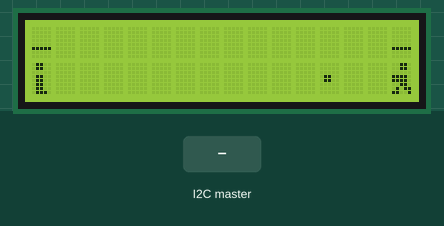
Recording of a sketch running on a simulated Arduino Uno, built with avr-gcc and run on an emulated ATmega328P. On the bench: 16×2 character LCD. The test bench sets the inputs (shaded band). Random numbers use the default seed unless the sketch sets one.

Above: at 6.2 s.
6.3 s: the I2C master sends "b"
At 6.66 s:
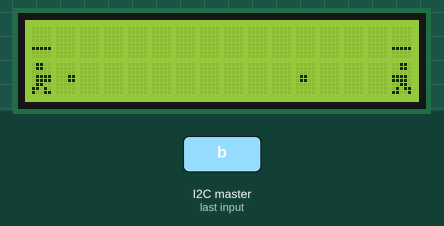
12.3 s: the I2C master sends "b"
At 12.58 s:
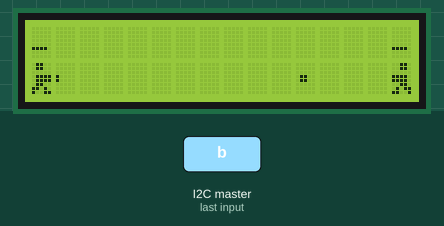
17.3 s: the I2C master sends "j"
At 17.48 s:
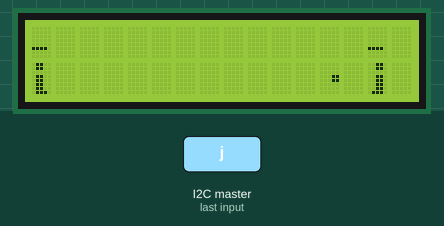
19.5 s: the I2C master sends "j"
At 19.82 s:
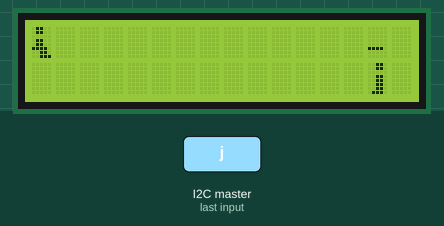
21.8 s: the I2C master sends "l"
At 22.16 s:
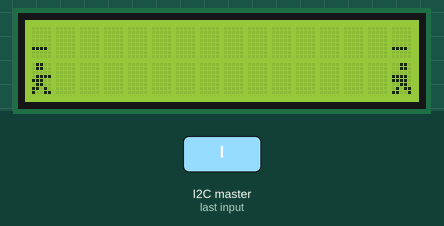
24.8 s: the I2C master sends "b"
At 25.33 s:
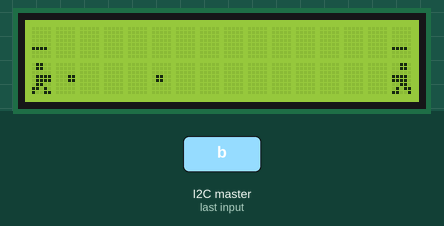

The sketch:

screen.ino
```cpp
#include <LiquidCrystal.h>
#include <Wire.h>
#include <assert.h>

template<class T, size_t maxSize>
class Container {
  T arr[maxSize];
  int sz;
public:
  Container() {
    sz = 0;
  }
  int add(const T& elem) {
    if (sz >= maxSize) {
      assert(false);
    } else {
      arr[sz++] = elem;
    }
  }
  T& operator[](int i) {
    return arr[i];
  }
  T& back() {
    return arr[sz - 1];
  }
  int size() {
    return sz;
  }
};

class Canvas {
  byte rows[8];
public:
  Canvas() {
    memset(rows, 0, sizeof(byte) * 8);
  }
  Canvas(byte _rows[8]) {
    memcpy(rows, _rows, 8);
  }
  Canvas(const Canvas &other) {
    memcpy(rows, other.rows, 8);
  }
  bool empty() {
    for (int i = 0; i < 8; i++) {
      if (rows[i]) {
        return false;
      }
    }
    return true;
  }
  void print() {
    for (int i = 0; i < 8; i++) {
      for (int j = 4; j >= 0; j--) Serial.print(rows[i] >> j & 1);
      Serial.println();
    }
  }
  void createChar(LiquidCrystal &lcd, int idx) {
    lcd.createChar(idx, rows);
  }
  bool operator==(const Canvas &other) const {
    for (int i = 0; i < 8; i++) {
      if (this->rows[i] != other.rows[i]) {
        return false;
      }
    }
    return true;
  }
  bool operator!=(const Canvas &other) const {
    return !(*this == other);
  }
  Canvas merge(const Canvas &other) {
    for (int i = 0; i < 8; i++) {
      this->rows[i] |= other.rows[i];
    }
    return *this;
  }
  Canvas reverseRows() {
    Canvas res;
    for (int i = 0; i < 8; i++) {
      for (int j = 0; j < 5; j++) {
        res.rows[i] |= (this->rows[i] >> j & 1) << (4 - j);
      }
    }
    return res;
  }
};

class Entity {
protected:
  int r, c;
  int statePtr;
  Container<Canvas, 10> states;
  bool hide;
  char label;
public:
  Entity(int _row, int _col, int _statePtr) {
    r = _row;
    c = _col;
    statePtr = _statePtr;
    hide = false;
    label = 0;
  }
  char getLabel() {
    return label;
  }
  void setState(int _statePtr) {
    statePtr = _statePtr;
  }
  Canvas getState() {
    return states[statePtr];
  }
  int row() const { return r; }
  int col() const { return c; }
  bool hidden() const {return hide; }
  bool samePosition(const Entity &other) {
    return r == other.r && c == other.c;
  }
};

class Frame {
  Container<Entity*, 10> entities;
  Container<Canvas, 8> customChars;
  Canvas screen[2][16];
public:
  void addEntity(Entity *entity) {
    entities.add(entity);
  }
  void draw(LiquidCrystal &lcd) {
    Canvas newScreen[2][16];
    Container<Canvas, 8> requiredChars;
    for (int i = 0; i < entities.size(); i++) {
      if (!entities[i]->hidden()) {
        requiredChars.add(newScreen[entities[i]->row()][entities[i]->col()].merge(entities[i]->getState()));
      }
    }

    int used = 0, remain = 0;
    for (int i = 0; i < requiredChars.size(); i++) {
      bool has = false;
      for (int j = 0; j < customChars.size(); j++) {
        if (customChars[j] == requiredChars[i]) {
          used |= (1 << j);
          has = true;
          break;
        }
      }
      if (has) remain |= (1 << i);
    }

    for (int i = 0, j = 0; i < requiredChars.size(); i++) {
      if (!(remain >> i & 1)) {
        while (j < customChars.size() && (used >> j & 1)) {
          j++;
        }
        if (j >= customChars.size()) {
          customChars.add(requiredChars[i]);
        } else {
          customChars[j++] = requiredChars[i];
        }
      }
    }

    for (int i = 0; i < customChars.size(); i++) {
      if (!(used >> i & 1)) customChars[i].createChar(lcd, i);
    }

    for (int i = 0; i < 2; i++) {
      for (int j = 0; j < 16; j++) {
        if (newScreen[i][j].empty()) {
          lcd.setCursor(j, i);
          lcd.print(" ");
        } else if (newScreen[i][j] != screen[i][j]) {
          lcd.setCursor(j, i);
          int id = -1;
          for (int k = 0; k < customChars.size(); k++) {
            if (customChars[k] == newScreen[i][j]) {
              id = k;
              break;
            }
          }

          lcd.write(byte(id));
        }
      }
    }

    for (int i = 0; i < entities.size(); i++) {
      if (!entities[i]->hidden() && entities[i]->getLabel() > 0) {
        lcd.setCursor(entities[i]->col(), entities[i]->row() == 0? 1 : 0);
        lcd.print(entities[i]->getLabel());
      }
    }
    delay(200);
  }
};

constexpr byte blastTravel[7][8] = {
  {
    B00000,
    B00000,
    B00000,
    B10000,
    B10000,
    B00000,
    B00000,
    B00000
  },
  {
    B00000,
    B00000,
    B00000,
    B11000,
    B11000,
    B00000,
    B00000,
    B00000
  },
  {
    B00000,
    B00000,
    B00000,
    B01100,
    B01100,
    B00000,
    B00000,
    B00000
  },
  {
    B00000,
    B00000,
    B00000,
    B00110,
    B00110,
    B00000,
    B00000,
    B00000
  },
  {
    B00000,
    B00000,
    B00000,
    B00011,
    B00011,
    B00000,
    B00000,
    B00000
  },
  {
    B00000,
    B00000,
    B00000,
    B00001,
    B00001,
    B00000,
    B00000,
    B00000
  }
};
class Projectile:  public Entity {
  int counter;
  Entity *entity;
  bool stop;
  int dir;
public:
  Projectile(Entity *_entity, int _dir): entity(_entity), Entity(_entity->row(), _entity->col() + _dir, 0)  {
    for (int i = 0; i < 6; i++) {
      states.add(Canvas(blastTravel[i]));
    }
    setState(_dir == 1? 0 : 5);
    hide = true;
    stop = true;
    dir = _dir;
  }
  void update() {
    if (hide) return;
    if (counter < 0 || counter >= 6) {
      counter = dir == 1? 0 : 6;
      c += dir;
      if (c < 0 || c > 15) {
        if (stop) hide = true;
        else c = entity->col() + dir;
      }
    }
    setState(counter);
    counter += dir == 1? 4 : -4;
  }
  void setStop() {
    stop = true;
  }
  void unsetStop() {
    stop = false;
    if (hide) {
      hide = false;
      r = entity->row();
      c = entity->col() + dir;
      counter = 0;
    }
  }
  void reset() {
    setState(dir == 1? 0 : 5);
    hide = true;
    r = entity->row();
    c = entity->col() + dir;
  }
};

constexpr byte runningBytes[8] = {
  B01100,
  B01100,
  B00000,
  B01111,
  B11100,
  B01100,
  B11010,
  B10011
};

constexpr byte standingBytes[8] = {
  B01100,
  B01100,
  B00000,
  B01100,
  B01100,
  B01100,
  B01100,
  B01110
};

constexpr byte jumping1Bytes[8] = {
  B01100,
  B01100,
  B00000,
  B01100,
  B01100,
  B01110,
  B00110,
  B00111
};

constexpr byte jumping2Bytes[8] = {
  B01100,
  B01100,
  B00000,
  B01100,
  B01111,
  B01111,
  B00011,
  B00000
};

constexpr byte shootingBytes[8] = {
  B01100,
  B01100,
  B00000,
  B01111,
  B01111,
  B01100,
  B11010,
  B10011
};

constexpr byte healthBarBytes[6][8] = {
  {
    B00000,
    B00000,
    B00000,
    B00000,
    B00000,
    B00000,
    B00000,
    B00000
  },
  {
    B00000,
    B00000,
    B00000,
    B00000,
    B00000,
    B10000,
    B00000,
    B00000
  },
  {
    B00000,
    B00000,
    B00000,
    B00000,
    B00000,
    B11000,
    B00000,
    B00000
  },
  {
    B00000,
    B00000,
    B00000,
    B00000,
    B00000,
    B11100,
    B00000,
    B00000
  },
  {
    B00000,
    B00000,
    B00000,
    B00000,
    B00000,
    B11110,
    B00000,
    B00000
  },
  {
    B00000,
    B00000,
    B00000,
    B00000,
    B00000,
    B11111,
    B00000,
    B00000
  },
};

class HealthBar: public Entity {
  int maxPoints;
  int points;
  Entity *entity;
public:
  HealthBar(Entity *_entity, int maxHealth): Entity(0, _entity->col(), 5), points(maxHealth) {
    entity = _entity;
    maxPoints = maxHealth;
    points = maxHealth;
    for (int i = 0; i < 6; i++) {
      states.add(Canvas(healthBarBytes[i]));
    }
  }
  void reset() {
    points = maxPoints;
    r = 0;
    c = entity->col();
    setState(5);
  }
  int value() {
    return points;
  }
  void decrement() {
    if (points > 0) {
      points--;
    }
  }
  void update() {
    r = 0;
    c = entity->col();
    setState(points * 5 / maxPoints);
  }
};

class Human: public Entity {
  int runningCounter;
  int jumpingCounter;
  Projectile blast;
  HealthBar health;
  int initR, initC;
public:
  Human(int _initR, int _initC): initR(_initR), initC(_initC), Entity(_initR, _initC, 0), blast(this, 1), health(this, 10) {
    states.add(Canvas(standingBytes));
    states.add(Canvas(runningBytes));
    states.add(Canvas(jumping1Bytes));
    states.add(Canvas(jumping2Bytes));
    states.add(Canvas(shootingBytes));
    runningCounter = 0;
    jumpingCounter = 0;
    setState(0);
  }
  void resetAll() {
    r = initR;
    c = initC;
    runningCounter = 0;
    jumpingCounter = 0;
    setState(0);
    blast.reset();
    health.reset();
  }
  void takeDamage() {
    health.decrement();
  }
  HealthBar& getHealthBar() {
    return health;
  }
  bool runRight(int maxCol) {
    if (statePtr == 0) {
      setState(1);
    } else {
      setState(0);
    }
    bool res = true;
    if (runningCounter == 16) {
      runningCounter = 0;
      if (c < maxCol) {
        c++;
      } else {
        res = false;
      }
    }
    runningCounter++;
    return res;
  }
  bool runLeft(int minCol) {
    if (statePtr == 0) {
      setState(1);
    } else {
      setState(0);
    }
    bool res = true;
    if (runningCounter == 16) {
      runningCounter = 0;
      if (c > minCol) {
        c--;
      } else {
        res = false;
      }
    }
    runningCounter++;
    return res;
  }
  void jump() {
    if (statePtr == 0) {
      setState(2);
      jumpingCounter = 4;
      r = 0;
    } else if (statePtr == 2) {
      if (--jumpingCounter <= 0) {
        setState(3);
        r = 1;
      }
    } else if (statePtr ==3) {
      setState(2);
      r = 0;
      jumpingCounter = 4;
    } else {
      setState(0);
    }
  }
  void resetFromJump() {
    r = 1;
    setState(0);
  }
  void shoot() {
    setState(4);
    blast.unsetStop();
  }
  Projectile& getBlast() {
    return blast;
  }
};

class Android: public Entity {
  int runningCounter;
  int jumpingCounter;
  Projectile blast;
  bool prevJump;
  int actionCounter;
  int curAction;
  HealthBar health;
  int initR, initC;
public:
  Android(int _initR, int _initC): initR(_initR), initC(_initC), Entity(_initR, _initC, 0), blast(this, -1), health(this, 10) {
    states.add(Canvas(standingBytes).reverseRows());
    states.add(Canvas(runningBytes).reverseRows());
    states.add(Canvas(jumping1Bytes).reverseRows());
    states.add(Canvas(jumping2Bytes).reverseRows());
    states.add(Canvas(shootingBytes).reverseRows());
    runningCounter = 0;
    jumpingCounter = 0;
    setState(0);
    prevJump = false;
    actionCounter = 0;
  }
  void resetAll() {
    r = initR;
    c = initC;
    runningCounter = 0;
    jumpingCounter = 0;
    setState(0);
    blast.reset();
    health.reset();
  }

  void takeDamage() {
    health.decrement();
  }
  HealthBar& getHealthBar() {
    return health;
  }
  bool runRight(int maxCol) {
    if (statePtr == 0) {
      setState(1);
    } else {
      setState(0);
    }
    bool res= true;
    if (runningCounter == 4) {
      runningCounter = 0;
      if (c < maxCol) {
        c++;
      } else {
        res = false;
      }
    }
    runningCounter++;
    return res;
  }
  bool runLeft(int minCol) {
    if (statePtr == 0) {
      setState(1);
    } else {
      setState(0);
    }
    bool res= true;
    if (runningCounter == 4) {
      runningCounter = 0;
      if (c > minCol) {
        c--;
      } else {
        res = false;
      }
    }
    runningCounter++;
    return res;
  }
  void jump() {
    if (statePtr == 0) {
      setState(2);
      jumpingCounter = 2;
      r = 0;
    } else if (statePtr == 2) {
      if (--jumpingCounter <= 0) {
        setState(3);
        r = 1;
      }
    } else if (statePtr ==3) {
      setState(2);
      r = 0;
      jumpingCounter = 2;
    } else {
      setState(0);
    }
  }
  void resetFromJump() {
    r = 1;
    setState(0);
    jumpingCounter = 0;
  }
  void shoot() {
    setState(4);
    blast.unsetStop();
  }
  Projectile& getBlast() {
    return blast;
  }
  void update(const Human &human) {
    if (prevJump) {
      resetFromJump();
      prevJump = false;
    }
    if (!human.getBlast().hidden() && abs(human.getBlast().col() - col()) <= 2 && random(0, 10) < 7) {
      jump();
      prevJump = true;
    } else {
      if (--actionCounter <= 0) {
        if (c - 1 <= human.col()) {
          curAction = random(1, 3);
        } else if (c + 1 > 15) {
          curAction = random(0, 2);
        } else {
          curAction = random(0, 3);
        }
        actionCounter = 10;
      }
      switch (curAction) {
        case 0: {
          if (!runLeft(human.col() + 1)) {
            actionCounter = 0;
          }
          break;
        }
        case 1: shoot(); break;
        case 2: {
          if (!runRight(15)) {
            actionCounter = 0;
          }
          break;
        }
      }
    }
  }
};


constexpr int rs = 12, en = 11, d4 = 5, d5 = 4, d6 = 3, d7 = 2;
LiquidCrystal lcd(rs, en, d4, d5, d6, d7);
Frame frame;
Human player(1, 0);
Android opponent(1, 15);

void intro() {
  lcd.setCursor(0, 0);
  lcd.print("Dragon Ball Game");
  lcd.setCursor(4, 1);
  lcd.print("by Kien Pham");
  delay(5000);
}
void setup() {
  // put your setup code here, to run once:
  pinMode(A0, INPUT);
  Serial.begin(9600);
  lcd.begin(16, 2);
  intro();
  frame.addEntity(&player);
  frame.addEntity(&player.getBlast());
  frame.addEntity(&player.getHealthBar());
  frame.addEntity(&opponent);
  frame.addEntity(&opponent.getBlast());
  frame.addEntity(&opponent.getHealthBar());
  Wire.begin(9);
  Wire.onReceive(receiveEvent);
}

char prevCommand = 0;
void receiveEvent(int bytes) {
//  Serial.print("received: ");
  char command = Wire.read();
  // Serial.println(command);
  // Serial.flush();
  player.getBlast().setStop();
  if (prevCommand == 'j' && command != 'j') {
     player.resetFromJump();
  }
  switch (command) {
    case 'l': player.runLeft(0); break;
    case 'r': player.runRight(opponent.col() - 1); break;
    case 'b': player.shoot(); break;
    case 'j': player.jump(); break;
  }
  prevCommand = command;
}


void handleCollisions() {
  if (!player.getBlast().hidden() && player.getBlast().samePosition(opponent)) {
    opponent.takeDamage();
    player.getBlast().reset();
  }
  if (!opponent.getBlast().hidden() && opponent.getBlast().samePosition(player)) {
    player.takeDamage();
    opponent.getBlast().reset();
  }
}
void loop() {
  frame.draw(lcd);
  if (player.getHealthBar().value() <= 0) {
    lcd.setCursor(4, 0);
    lcd.print("You lose!");
    player.resetAll();
    opponent.resetAll();
    delay(5000);
  } else if (opponent.getHealthBar().value() <= 0) {
    lcd.setCursor(4, 0);
    lcd.print("You win!");
    player.resetAll();
    opponent.resetAll();
    delay(5000);
  } else {
    player.getBlast().update();
    opponent.update(player);
    opponent.getBlast().update();
    handleCollisions();
    player.getHealthBar().update();
    opponent.getHealthBar().update();
  }
}
```
